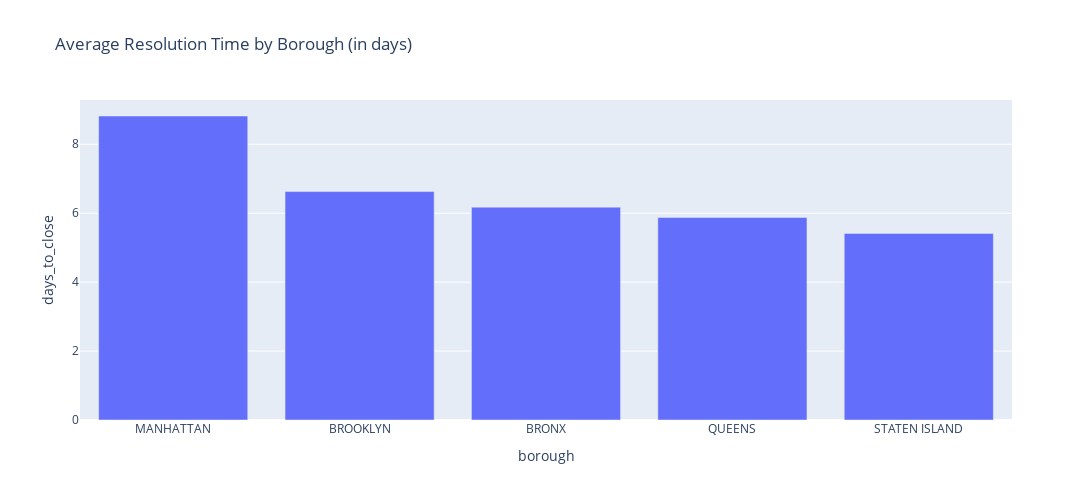

Notebook code cell kept with this figure:
### Code cell
# Manhattan has the highest average resolution time for high-maintenance complaints 
condition = (

    (df['borough'].isin(['MANHATTAN', 'BRONX', 'BROOKLYN', 'QUEENS', 'STATEN ISLAND'])) &
    (df['status']== 'Closed') &
    (df['complaint_type'].isin(['UNSANITARY CONDITION','Street Condition','Request Large Bulky Item Collection','HEAT/HOT WATER']))
)

resolution_time = df[condition].groupby(['borough']).agg({'days_to_close': 'mean'}).reset_index().sort_values(by='days_to_close', ascending=False)

fig = px.bar(
    resolution_time,
    x='borough',
    y='days_to_close',
    title='Average Resolution Time by Borough (in days)',
    barmode='group'  
)
fig.update_layout(width=1200, height=500)

### Figure 1 — Plotly figure (JSON) as saved in the notebook; plotly's stock layout.template omitted (floating-point values rounded to 4 significant figures)
{"data": [{"alignmentgroup": "True", "hovertemplate": "borough=%{x}<br>days_to_close=%{y}<extra></extra>", "legendgroup": "", "marker": {"color": "#636efa", "pattern": {"shape": ""}}, "name": "", "offsetgroup": "", "orientation": "v", "showlegend": false, "textposition": "auto", "type": "bar", "x": ["MANHATTAN", "BROOKLYN", "BRONX", "QUEENS", "STATEN ISLAND"], "xaxis": "x", "y": [8.82, 6.628, 6.176, 5.876, 5.414], "yaxis": "y"}], "layout": {"barmode": "group", "height": 500, "legend": {"tracegroupgap": 0}, "title": {"text": "Average Resolution Time by Borough (in days)"}, "width": 1200, "xaxis": {"anchor": "y", "domain": [0, 1], "title": {"text": "borough"}}, "yaxis": {"anchor": "x", "domain": [0, 1], "title": {"text": "days_to_close"}}}}
